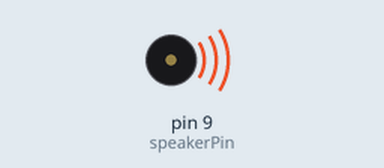
A sketch run on a simulated Arduino Uno, built with avr-gcc and run on an emulated ATmega328P. Shown: buzzer (waves = sounding).

Above: at 0.2 s.
At 12.6 s:
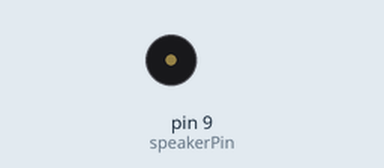
Timing chart, 0 to 16.5 s (numbered marks = the images above):
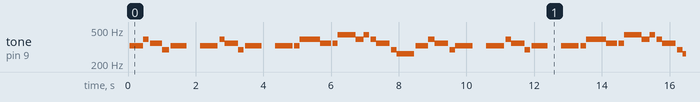

Measured:
- by itself, tone on pin 9 (speakerPin): plays 328 Hz for 0.40 s, 391 Hz for 0.16 s, 348 Hz for 0.36 s, 293 Hz for 0.20 s, 328 Hz for 0.48 s, 328 Hz for 0.52 s … (338 notes in this stretch)

The sketch:

HickoryDickoryDock.ino
```cpp
/* Melody
 * (cleft) 2005 D. Cuartielles for K3
 *
 * This example uses a piezo speaker to play melodies.  It sends
 * a square wave of the appropriate frequency to the piezo, generating
 * the corresponding tone.
 *
 * The calculation of the tones is made following the mathematical
 * operation:
 *
 *       timeHigh = period / 2 = 1 / (2 * toneFrequency)
 *
 * where the different tones are described as in the table:
 *
 * note 	frequency 	period 	timeHigh
 * c 	        261 Hz 	        3830 	1915
 * d 	        294 Hz 	        3400 	1700
 * e 	        329 Hz 	        3038 	1519
 * f 	        349 Hz 	        2864 	1432
 * g 	        392 Hz 	        2550 	1275
 * a 	        440 Hz 	        2272 	1136
 * b 	        493 Hz 	        2028	1014
 * C	        523 Hz	        1912 	956
 *
 * http://www.arduino.cc/en/Tutorial/Melody
 */

int speakerPin = 9;

int length = 30; // the number of notes
char notes[] = "efgfede eegfde eeeggffagagfedc"; // a space represents a rest
// 1.5 0.5 1.5 0.5 1 1 2 1.5 0.5 0.25 0.25 0.25 0.25 4
int beats[] = { 2,2,2, 2,2,2, 6, 4,2, 4,2, 4,2, 6, 4,2, 4,2, 4,2, 4,2, 6, 2,2,2, 2,2,2, 6 };
int tempo = 80;

void playTone(int tone, int duration) {
  for (long i = 0; i < duration * 1000L; i += tone * 2) {
    digitalWrite(speakerPin, HIGH);
    delayMicroseconds(tone);
    digitalWrite(speakerPin, LOW);
    delayMicroseconds(tone);
  }
}

void playNote(char note, int duration) {
  char names[] = { 'c', 'd', 'e', 'f', 'g', 'a', 'b', 'C' };
  int tones[] = { 1900, 1700, 1519, 1432, 1275, 1136, 1014, 956 };

  // play the tone corresponding to the note name
  for (int i = 0; i < 8; i++) {
    if (names[i] == note) {
      playTone(tones[i], duration);
    }
  }
}

void setup() {
  pinMode(speakerPin, OUTPUT);
}

void loop() {
  for (int i = 0; i < length; i++) {
    if (notes[i] == ' ') {
      delay(beats[i] * tempo); // rest
    } else {
      playNote(notes[i], beats[i] * tempo);
    }

    // pause between notes
    delay(tempo / 2);
  }
}
```
